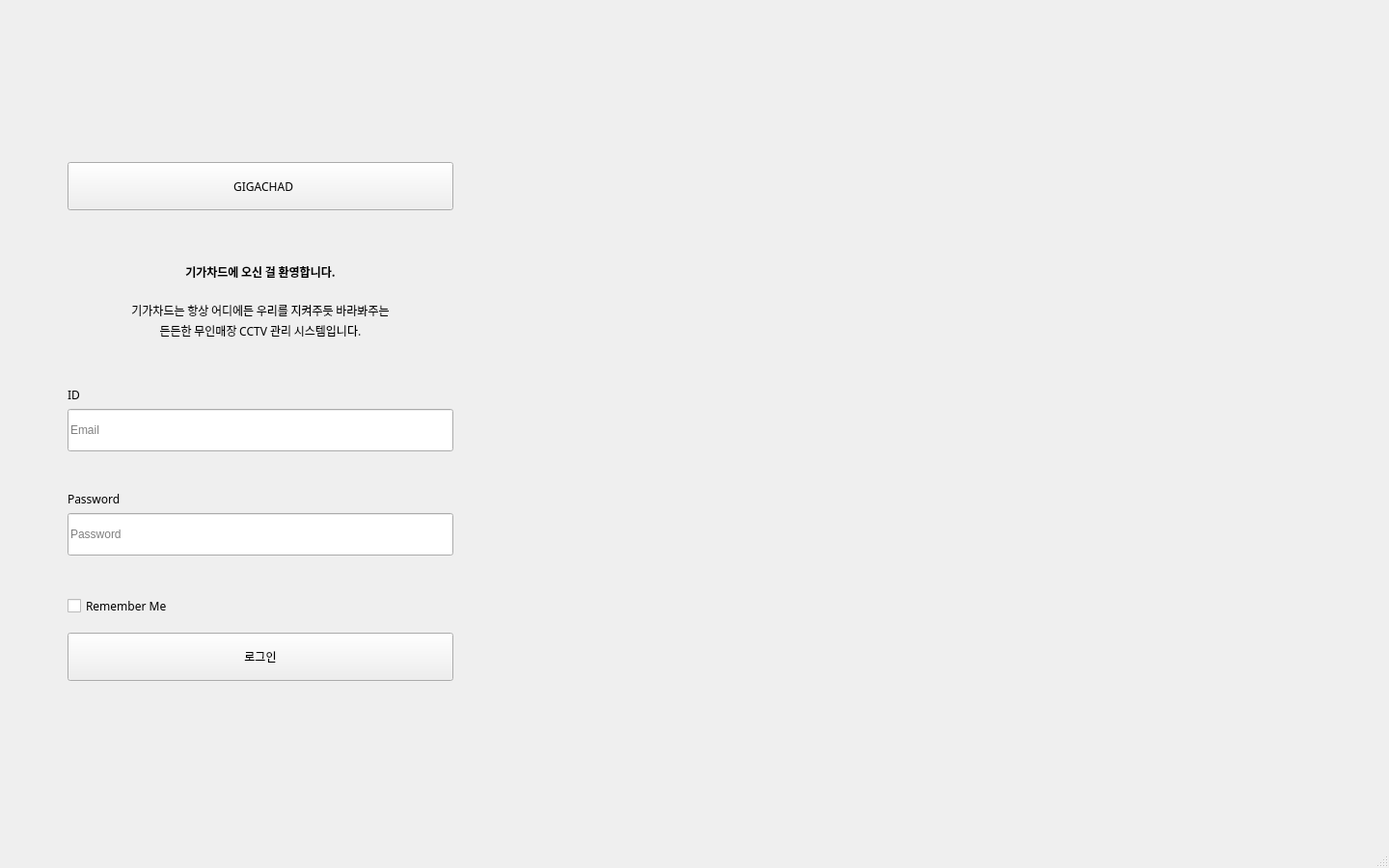
<?xml version="1.0" encoding="UTF-8"?>
<ui version="4.0">
 <class>MainWindow</class>
 <widget class="QMainWindow" name="MainWindow">
  <property name="geometry">
   <rect>
    <x>0</x>
    <y>0</y>
    <width>1440</width>
    <height>900</height>
   </rect>
  </property>
  <property name="windowTitle">
   <string>MainWindow</string>
  </property>
  <widget class="QWidget" name="centralwidget">
   <widget class="QLabel" name="login_bg">
    <property name="geometry">
     <rect>
      <x>540</x>
      <y>0</y>
      <width>900</width>
      <height>900</height>
     </rect>
    </property>
    <property name="text">
     <string/>
    </property>
   </widget>
   <widget class="QPushButton" name="login_logo">
    <property name="geometry">
     <rect>
      <x>70</x>
      <y>168</y>
      <width>400</width>
      <height>50</height>
     </rect>
    </property>
    <property name="font">
     <font>
      <family>Inter 18pt</family>
      <weight>50</weight>
      <bold>false</bold>
     </font>
    </property>
    <property name="text">
     <string>  GIGACHAD</string>
    </property>
   </widget>
   <widget class="QLabel" name="login_greeting">
    <property name="geometry">
     <rect>
      <x>70</x>
      <y>268</y>
      <width>400</width>
      <height>28</height>
     </rect>
    </property>
    <property name="font">
     <font>
      <family>Inter 18pt</family>
      <weight>75</weight>
      <bold>true</bold>
     </font>
    </property>
    <property name="text">
     <string>기가차드에 오신 걸 환영합니다.</string>
    </property>
    <property name="alignment">
     <set>Qt::AlignCenter</set>
    </property>
   </widget>
   <widget class="QLabel" name="login_desc1">
    <property name="geometry">
     <rect>
      <x>70</x>
      <y>312</y>
      <width>400</width>
      <height>19</height>
     </rect>
    </property>
    <property name="font">
     <font>
      <family>Inter 24pt</family>
     </font>
    </property>
    <property name="text">
     <string>기가차드는 항상 어디에든 우리를 지켜주듯 바라봐주는</string>
    </property>
    <property name="alignment">
     <set>Qt::AlignCenter</set>
    </property>
   </widget>
   <widget class="QLabel" name="login_desc2">
    <property name="geometry">
     <rect>
      <x>70</x>
      <y>333</y>
      <width>400</width>
      <height>19</height>
     </rect>
    </property>
    <property name="font">
     <font>
      <family>Inter 24pt</family>
     </font>
    </property>
    <property name="text">
     <string>든든한 무인매장 CCTV 관리 시스템입니다.</string>
    </property>
    <property name="alignment">
     <set>Qt::AlignCenter</set>
    </property>
   </widget>
   <widget class="QLabel" name="login_id">
    <property name="geometry">
     <rect>
      <x>70</x>
      <y>400</y>
      <width>400</width>
      <height>19</height>
     </rect>
    </property>
    <property name="font">
     <font>
      <family>Inter 18pt</family>
     </font>
    </property>
    <property name="text">
     <string>ID</string>
    </property>
    <property name="alignment">
     <set>Qt::AlignLeading|Qt::AlignLeft|Qt::AlignVCenter</set>
    </property>
   </widget>
   <widget class="QLabel" name="login_div">
    <property name="geometry">
     <rect>
      <x>70</x>
      <y>488</y>
      <width>400</width>
      <height>1</height>
     </rect>
    </property>
    <property name="text">
     <string/>
    </property>
   </widget>
   <widget class="QLabel" name="login_id_2">
    <property name="geometry">
     <rect>
      <x>70</x>
      <y>508</y>
      <width>400</width>
      <height>19</height>
     </rect>
    </property>
    <property name="font">
     <font>
      <family>Inter 18pt</family>
     </font>
    </property>
    <property name="text">
     <string>Password</string>
    </property>
    <property name="alignment">
     <set>Qt::AlignLeading|Qt::AlignLeft|Qt::AlignVCenter</set>
    </property>
   </widget>
   <widget class="QLineEdit" name="login_textfield1">
    <property name="geometry">
     <rect>
      <x>70</x>
      <y>424</y>
      <width>400</width>
      <height>44</height>
     </rect>
    </property>
    <property name="placeholderText">
     <string>Email</string>
    </property>
   </widget>
   <widget class="QLineEdit" name="login_textfield2">
    <property name="geometry">
     <rect>
      <x>70</x>
      <y>532</y>
      <width>400</width>
      <height>44</height>
     </rect>
    </property>
    <property name="placeholderText">
     <string>Password</string>
    </property>
   </widget>
   <widget class="QPushButton" name="login_btn">
    <property name="geometry">
     <rect>
      <x>70</x>
      <y>656</y>
      <width>400</width>
      <height>50</height>
     </rect>
    </property>
    <property name="font">
     <font>
      <family>Inter 18pt</family>
      <weight>50</weight>
      <bold>false</bold>
     </font>
    </property>
    <property name="text">
     <string>로그인</string>
    </property>
   </widget>
   <widget class="QCheckBox" name="login_checkbox">
    <property name="geometry">
     <rect>
      <x>70</x>
      <y>616</y>
      <width>181</width>
      <height>25</height>
     </rect>
    </property>
    <property name="font">
     <font>
      <family>Inter 18pt</family>
     </font>
    </property>
    <property name="text">
     <string>Remember Me</string>
    </property>
   </widget>
  </widget>
  <widget class="QMenuBar" name="menubar">
   <property name="geometry">
    <rect>
     <x>0</x>
     <y>0</y>
     <width>1440</width>
     <height>24</height>
    </rect>
   </property>
  </widget>
  <widget class="QStatusBar" name="statusbar"/>
 </widget>
 <resources/>
 <connections/>
</ui>
